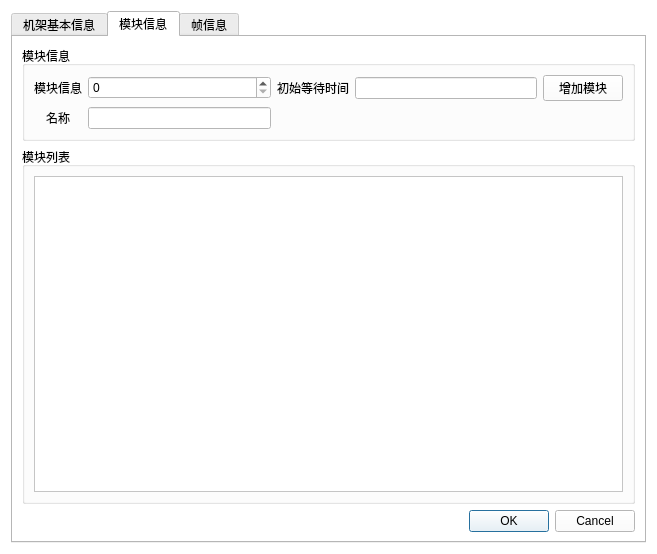
<?xml version="1.0" encoding="UTF-8"?>
<ui version="4.0">
 <class>DesignInputWidget</class>
 <widget class="QWidget" name="DesignInputWidget">
  <property name="geometry">
   <rect>
    <x>0</x>
    <y>0</y>
    <width>657</width>
    <height>554</height>
   </rect>
  </property>
  <property name="sizePolicy">
   <sizepolicy hsizetype="Expanding" vsizetype="Expanding">
    <horstretch>0</horstretch>
    <verstretch>0</verstretch>
   </sizepolicy>
  </property>
  <property name="palette">
   <palette>
    <active>
     <colorrole role="WindowText">
      <brush brushstyle="SolidPattern">
       <color alpha="255">
        <red>0</red>
        <green>0</green>
        <blue>0</blue>
       </color>
      </brush>
     </colorrole>
     <colorrole role="Button">
      <brush brushstyle="SolidPattern">
       <color alpha="255">
        <red>255</red>
        <green>255</green>
        <blue>255</blue>
       </color>
      </brush>
     </colorrole>
     <colorrole role="Light">
      <brush brushstyle="SolidPattern">
       <color alpha="255">
        <red>255</red>
        <green>255</green>
        <blue>255</blue>
       </color>
      </brush>
     </colorrole>
     <colorrole role="Midlight">
      <brush brushstyle="SolidPattern">
       <color alpha="255">
        <red>255</red>
        <green>255</green>
        <blue>255</blue>
       </color>
      </brush>
     </colorrole>
     <colorrole role="Dark">
      <brush brushstyle="SolidPattern">
       <color alpha="255">
        <red>127</red>
        <green>127</green>
        <blue>127</blue>
       </color>
      </brush>
     </colorrole>
     <colorrole role="Mid">
      <brush brushstyle="SolidPattern">
       <color alpha="255">
        <red>170</red>
        <green>170</green>
        <blue>170</blue>
       </color>
      </brush>
     </colorrole>
     <colorrole role="Text">
      <brush brushstyle="SolidPattern">
       <color alpha="255">
        <red>0</red>
        <green>0</green>
        <blue>0</blue>
       </color>
      </brush>
     </colorrole>
     <colorrole role="BrightText">
      <brush brushstyle="SolidPattern">
       <color alpha="255">
        <red>255</red>
        <green>255</green>
        <blue>255</blue>
       </color>
      </brush>
     </colorrole>
     <colorrole role="ButtonText">
      <brush brushstyle="SolidPattern">
       <color alpha="255">
        <red>0</red>
        <green>0</green>
        <blue>0</blue>
       </color>
      </brush>
     </colorrole>
     <colorrole role="Base">
      <brush brushstyle="SolidPattern">
       <color alpha="255">
        <red>255</red>
        <green>255</green>
        <blue>255</blue>
       </color>
      </brush>
     </colorrole>
     <colorrole role="Window">
      <brush brushstyle="SolidPattern">
       <color alpha="255">
        <red>255</red>
        <green>255</green>
        <blue>255</blue>
       </color>
      </brush>
     </colorrole>
     <colorrole role="Shadow">
      <brush brushstyle="SolidPattern">
       <color alpha="255">
        <red>0</red>
        <green>0</green>
        <blue>0</blue>
       </color>
      </brush>
     </colorrole>
     <colorrole role="AlternateBase">
      <brush brushstyle="SolidPattern">
       <color alpha="255">
        <red>255</red>
        <green>255</green>
        <blue>255</blue>
       </color>
      </brush>
     </colorrole>
     <colorrole role="ToolTipBase">
      <brush brushstyle="SolidPattern">
       <color alpha="255">
        <red>255</red>
        <green>255</green>
        <blue>220</blue>
       </color>
      </brush>
     </colorrole>
     <colorrole role="ToolTipText">
      <brush brushstyle="SolidPattern">
       <color alpha="255">
        <red>0</red>
        <green>0</green>
        <blue>0</blue>
       </color>
      </brush>
     </colorrole>
     <colorrole role="PlaceholderText">
      <brush brushstyle="SolidPattern">
       <color alpha="128">
        <red>0</red>
        <green>0</green>
        <blue>0</blue>
       </color>
      </brush>
     </colorrole>
    </active>
    <inactive>
     <colorrole role="WindowText">
      <brush brushstyle="SolidPattern">
       <color alpha="255">
        <red>0</red>
        <green>0</green>
        <blue>0</blue>
       </color>
      </brush>
     </colorrole>
     <colorrole role="Button">
      <brush brushstyle="SolidPattern">
       <color alpha="255">
        <red>255</red>
        <green>255</green>
        <blue>255</blue>
       </color>
      </brush>
     </colorrole>
     <colorrole role="Light">
      <brush brushstyle="SolidPattern">
       <color alpha="255">
        <red>255</red>
        <green>255</green>
        <blue>255</blue>
       </color>
      </brush>
     </colorrole>
     <colorrole role="Midlight">
      <brush brushstyle="SolidPattern">
       <color alpha="255">
        <red>255</red>
        <green>255</green>
        <blue>255</blue>
       </color>
      </brush>
     </colorrole>
     <colorrole role="Dark">
      <brush brushstyle="SolidPattern">
       <color alpha="255">
        <red>127</red>
        <green>127</green>
        <blue>127</blue>
       </color>
      </brush>
     </colorrole>
     <colorrole role="Mid">
      <brush brushstyle="SolidPattern">
       <color alpha="255">
        <red>170</red>
        <green>170</green>
        <blue>170</blue>
       </color>
      </brush>
     </colorrole>
     <colorrole role="Text">
      <brush brushstyle="SolidPattern">
       <color alpha="255">
        <red>0</red>
        <green>0</green>
        <blue>0</blue>
       </color>
      </brush>
     </colorrole>
     <colorrole role="BrightText">
      <brush brushstyle="SolidPattern">
       <color alpha="255">
        <red>255</red>
        <green>255</green>
        <blue>255</blue>
       </color>
      </brush>
     </colorrole>
     <colorrole role="ButtonText">
      <brush brushstyle="SolidPattern">
       <color alpha="255">
        <red>0</red>
        <green>0</green>
        <blue>0</blue>
       </color>
      </brush>
     </colorrole>
     <colorrole role="Base">
      <brush brushstyle="SolidPattern">
       <color alpha="255">
        <red>255</red>
        <green>255</green>
        <blue>255</blue>
       </color>
      </brush>
     </colorrole>
     <colorrole role="Window">
      <brush brushstyle="SolidPattern">
       <color alpha="255">
        <red>255</red>
        <green>255</green>
        <blue>255</blue>
       </color>
      </brush>
     </colorrole>
     <colorrole role="Shadow">
      <brush brushstyle="SolidPattern">
       <color alpha="255">
        <red>0</red>
        <green>0</green>
        <blue>0</blue>
       </color>
      </brush>
     </colorrole>
     <colorrole role="AlternateBase">
      <brush brushstyle="SolidPattern">
       <color alpha="255">
        <red>255</red>
        <green>255</green>
        <blue>255</blue>
       </color>
      </brush>
     </colorrole>
     <colorrole role="ToolTipBase">
      <brush brushstyle="SolidPattern">
       <color alpha="255">
        <red>255</red>
        <green>255</green>
        <blue>220</blue>
       </color>
      </brush>
     </colorrole>
     <colorrole role="ToolTipText">
      <brush brushstyle="SolidPattern">
       <color alpha="255">
        <red>0</red>
        <green>0</green>
        <blue>0</blue>
       </color>
      </brush>
     </colorrole>
     <colorrole role="PlaceholderText">
      <brush brushstyle="SolidPattern">
       <color alpha="128">
        <red>0</red>
        <green>0</green>
        <blue>0</blue>
       </color>
      </brush>
     </colorrole>
    </inactive>
    <disabled>
     <colorrole role="WindowText">
      <brush brushstyle="SolidPattern">
       <color alpha="255">
        <red>127</red>
        <green>127</green>
        <blue>127</blue>
       </color>
      </brush>
     </colorrole>
     <colorrole role="Button">
      <brush brushstyle="SolidPattern">
       <color alpha="255">
        <red>255</red>
        <green>255</green>
        <blue>255</blue>
       </color>
      </brush>
     </colorrole>
     <colorrole role="Light">
      <brush brushstyle="SolidPattern">
       <color alpha="255">
        <red>255</red>
        <green>255</green>
        <blue>255</blue>
       </color>
      </brush>
     </colorrole>
     <colorrole role="Midlight">
      <brush brushstyle="SolidPattern">
       <color alpha="255">
        <red>255</red>
        <green>255</green>
        <blue>255</blue>
       </color>
      </brush>
     </colorrole>
     <colorrole role="Dark">
      <brush brushstyle="SolidPattern">
       <color alpha="255">
        <red>127</red>
        <green>127</green>
        <blue>127</blue>
       </color>
      </brush>
     </colorrole>
     <colorrole role="Mid">
      <brush brushstyle="SolidPattern">
       <color alpha="255">
        <red>170</red>
        <green>170</green>
        <blue>170</blue>
       </color>
      </brush>
     </colorrole>
     <colorrole role="Text">
      <brush brushstyle="SolidPattern">
       <color alpha="255">
        <red>127</red>
        <green>127</green>
        <blue>127</blue>
       </color>
      </brush>
     </colorrole>
     <colorrole role="BrightText">
      <brush brushstyle="SolidPattern">
       <color alpha="255">
        <red>255</red>
        <green>255</green>
        <blue>255</blue>
       </color>
      </brush>
     </colorrole>
     <colorrole role="ButtonText">
      <brush brushstyle="SolidPattern">
       <color alpha="255">
        <red>127</red>
        <green>127</green>
        <blue>127</blue>
       </color>
      </brush>
     </colorrole>
     <colorrole role="Base">
      <brush brushstyle="SolidPattern">
       <color alpha="255">
        <red>255</red>
        <green>255</green>
        <blue>255</blue>
       </color>
      </brush>
     </colorrole>
     <colorrole role="Window">
      <brush brushstyle="SolidPattern">
       <color alpha="255">
        <red>255</red>
        <green>255</green>
        <blue>255</blue>
       </color>
      </brush>
     </colorrole>
     <colorrole role="Shadow">
      <brush brushstyle="SolidPattern">
       <color alpha="255">
        <red>0</red>
        <green>0</green>
        <blue>0</blue>
       </color>
      </brush>
     </colorrole>
     <colorrole role="AlternateBase">
      <brush brushstyle="SolidPattern">
       <color alpha="255">
        <red>255</red>
        <green>255</green>
        <blue>255</blue>
       </color>
      </brush>
     </colorrole>
     <colorrole role="ToolTipBase">
      <brush brushstyle="SolidPattern">
       <color alpha="255">
        <red>255</red>
        <green>255</green>
        <blue>220</blue>
       </color>
      </brush>
     </colorrole>
     <colorrole role="ToolTipText">
      <brush brushstyle="SolidPattern">
       <color alpha="255">
        <red>0</red>
        <green>0</green>
        <blue>0</blue>
       </color>
      </brush>
     </colorrole>
     <colorrole role="PlaceholderText">
      <brush brushstyle="SolidPattern">
       <color alpha="128">
        <red>0</red>
        <green>0</green>
        <blue>0</blue>
       </color>
      </brush>
     </colorrole>
    </disabled>
   </palette>
  </property>
  <property name="windowTitle">
   <string>Form</string>
  </property>
  <property name="autoFillBackground">
   <bool>true</bool>
  </property>
  <layout class="QGridLayout" name="gridLayout_9">
   <item row="0" column="0">
    <widget class="QTabWidget" name="tabWidget">
     <property name="currentIndex">
      <number>1</number>
     </property>
     <widget class="QWidget" name="tab">
      <attribute name="title">
       <string>机架基本信息</string>
      </attribute>
      <layout class="QGridLayout" name="gridLayout_8">
       <item row="0" column="0">
        <widget class="QGroupBox" name="groupBox_2">
         <property name="title">
          <string>基本信息</string>
         </property>
         <layout class="QGridLayout" name="gridLayout_3">
          <item row="0" column="0">
           <layout class="QGridLayout" name="gridLayout">
            <item row="0" column="0">
             <widget class="QLabel" name="label_4">
              <property name="text">
               <string>机架号</string>
              </property>
              <property name="alignment">
               <set>Qt::AlignCenter</set>
              </property>
             </widget>
            </item>
            <item row="0" column="1">
             <widget class="QSpinBox" name="spinBox"/>
            </item>
            <item row="0" column="2">
             <widget class="QLabel" name="label_5">
              <property name="text">
               <string>主/后备仲裁步进时长</string>
              </property>
              <property name="alignment">
               <set>Qt::AlignCenter</set>
              </property>
             </widget>
            </item>
            <item row="0" column="3">
             <widget class="QSpinBox" name="spinBox_2"/>
            </item>
            <item row="1" column="0">
             <widget class="QLabel" name="label_6">
              <property name="text">
               <string>时间标定因子</string>
              </property>
              <property name="alignment">
               <set>Qt::AlignCenter</set>
              </property>
             </widget>
            </item>
            <item row="1" column="1">
             <widget class="QSpinBox" name="spinBox_3"/>
            </item>
            <item row="1" column="2">
             <widget class="QLabel" name="label_7">
              <property name="text">
               <string>消息间隔</string>
              </property>
              <property name="alignment">
               <set>Qt::AlignCenter</set>
              </property>
             </widget>
            </item>
            <item row="1" column="3">
             <widget class="QSpinBox" name="spinBox_4"/>
            </item>
           </layout>
          </item>
         </layout>
        </widget>
       </item>
       <item row="1" column="0">
        <widget class="QGroupBox" name="groupBox">
         <property name="sizePolicy">
          <sizepolicy hsizetype="Expanding" vsizetype="Preferred">
           <horstretch>0</horstretch>
           <verstretch>0</verstretch>
          </sizepolicy>
         </property>
         <property name="title">
          <string>版本信息</string>
         </property>
         <layout class="QGridLayout" name="gridLayout_11">
          <item row="0" column="0">
           <layout class="QHBoxLayout" name="horizontalLayout">
            <item>
             <widget class="QLabel" name="label">
              <property name="text">
               <string>主版本号</string>
              </property>
             </widget>
            </item>
            <item>
             <widget class="QLineEdit" name="lineEdit"/>
            </item>
            <item>
             <widget class="QLabel" name="label_3">
              <property name="text">
               <string>次版本号</string>
              </property>
             </widget>
            </item>
            <item>
             <widget class="QLineEdit" name="lineEdit_2"/>
            </item>
           </layout>
          </item>
         </layout>
        </widget>
       </item>
       <item row="2" column="0">
        <widget class="QDialogButtonBox" name="buttonBox_2">
         <property name="standardButtons">
          <set>QDialogButtonBox::Cancel|QDialogButtonBox::Ok</set>
         </property>
        </widget>
       </item>
      </layout>
     </widget>
     <widget class="QWidget" name="tab_2">
      <attribute name="title">
       <string>模块信息</string>
      </attribute>
      <layout class="QGridLayout" name="gridLayout_4">
       <item row="0" column="0">
        <widget class="QGroupBox" name="groupBox_3">
         <property name="title">
          <string>模块信息</string>
         </property>
         <layout class="QGridLayout" name="gridLayout_6">
          <item row="0" column="0">
           <layout class="QGridLayout" name="gridLayout_5">
            <item row="0" column="1">
             <widget class="QSpinBox" name="spinBox_5"/>
            </item>
            <item row="1" column="1">
             <widget class="QLineEdit" name="lineEdit_4"/>
            </item>
            <item row="0" column="3">
             <widget class="QLineEdit" name="lineEdit_3"/>
            </item>
            <item row="0" column="0">
             <widget class="QLabel" name="label_2">
              <property name="text">
               <string>模块信息</string>
              </property>
             </widget>
            </item>
            <item row="0" column="2">
             <widget class="QLabel" name="label_8">
              <property name="text">
               <string>初始等待时间</string>
              </property>
             </widget>
            </item>
            <item row="1" column="0">
             <widget class="QLabel" name="label_9">
              <property name="text">
               <string>名称</string>
              </property>
              <property name="alignment">
               <set>Qt::AlignCenter</set>
              </property>
             </widget>
            </item>
            <item row="0" column="4">
             <widget class="QPushButton" name="pushButton">
              <property name="text">
               <string>增加模块</string>
              </property>
             </widget>
            </item>
           </layout>
          </item>
         </layout>
        </widget>
       </item>
       <item row="1" column="0">
        <widget class="QGroupBox" name="groupBox_4">
         <property name="styleSheet">
          <string notr="true"/>
         </property>
         <property name="title">
          <string>模块列表</string>
         </property>
         <layout class="QGridLayout" name="gridLayout_7">
          <item row="0" column="0">
           <widget class="QTableWidget" name="modulesListWidget"/>
          </item>
         </layout>
        </widget>
       </item>
       <item row="2" column="0">
        <widget class="QDialogButtonBox" name="buttonBox">
         <property name="standardButtons">
          <set>QDialogButtonBox::Cancel|QDialogButtonBox::Ok</set>
         </property>
        </widget>
       </item>
      </layout>
     </widget>
     <widget class="QWidget" name="widget">
      <attribute name="title">
       <string>帧信息</string>
      </attribute>
      <layout class="QGridLayout" name="gridLayout_10">
       <item row="0" column="0">
        <widget class="QGroupBox" name="groupBox_5">
         <property name="title">
          <string>帧信息</string>
         </property>
         <layout class="QGridLayout" name="gridLayout_2">
          <item row="0" column="0">
           <widget class="QTableWidget" name="frameInfoListWidget"/>
          </item>
         </layout>
        </widget>
       </item>
       <item row="1" column="0">
        <layout class="QHBoxLayout" name="horizontalLayout_2">
         <item>
          <spacer name="horizontalSpacer_6">
           <property name="orientation">
            <enum>Qt::Horizontal</enum>
           </property>
           <property name="sizeHint" stdset="0">
            <size>
             <width>40</width>
             <height>20</height>
            </size>
           </property>
          </spacer>
         </item>
         <item>
          <widget class="QPushButton" name="pushButton_2">
           <property name="text">
            <string>上移</string>
           </property>
          </widget>
         </item>
         <item>
          <spacer name="horizontalSpacer_2">
           <property name="orientation">
            <enum>Qt::Horizontal</enum>
           </property>
           <property name="sizeHint" stdset="0">
            <size>
             <width>40</width>
             <height>20</height>
            </size>
           </property>
          </spacer>
         </item>
         <item>
          <widget class="QPushButton" name="pushButton_3">
           <property name="text">
            <string>下移</string>
           </property>
          </widget>
         </item>
         <item>
          <spacer name="horizontalSpacer_3">
           <property name="orientation">
            <enum>Qt::Horizontal</enum>
           </property>
           <property name="sizeHint" stdset="0">
            <size>
             <width>26</width>
             <height>20</height>
            </size>
           </property>
          </spacer>
         </item>
         <item>
          <widget class="QPushButton" name="pushButton_4">
           <property name="text">
            <string>新建帧</string>
           </property>
          </widget>
         </item>
         <item>
          <spacer name="horizontalSpacer_4">
           <property name="orientation">
            <enum>Qt::Horizontal</enum>
           </property>
           <property name="sizeHint" stdset="0">
            <size>
             <width>40</width>
             <height>20</height>
            </size>
           </property>
          </spacer>
         </item>
         <item>
          <widget class="QPushButton" name="pushButton_5">
           <property name="text">
            <string>删除帧</string>
           </property>
          </widget>
         </item>
         <item>
          <spacer name="horizontalSpacer_5">
           <property name="orientation">
            <enum>Qt::Horizontal</enum>
           </property>
           <property name="sizeHint" stdset="0">
            <size>
             <width>40</width>
             <height>20</height>
            </size>
           </property>
          </spacer>
         </item>
         <item>
          <widget class="QPushButton" name="pushButton_6">
           <property name="text">
            <string>查看桢信息</string>
           </property>
          </widget>
         </item>
         <item>
          <spacer name="horizontalSpacer_7">
           <property name="orientation">
            <enum>Qt::Horizontal</enum>
           </property>
           <property name="sizeHint" stdset="0">
            <size>
             <width>40</width>
             <height>20</height>
            </size>
           </property>
          </spacer>
         </item>
        </layout>
       </item>
      </layout>
     </widget>
    </widget>
   </item>
  </layout>
 </widget>
 <resources/>
 <connections/>
</ui>
